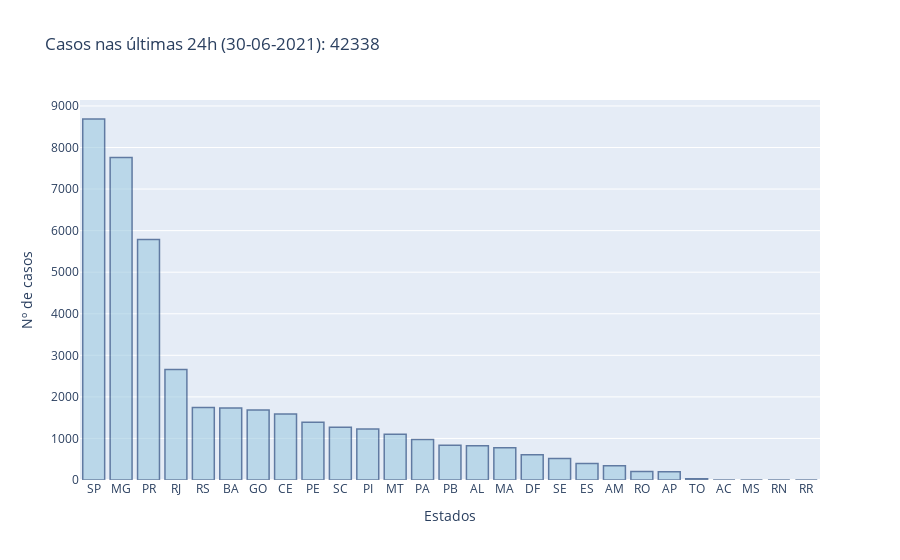

The cell this chart's notebook holds for it:
### Code cell
#Casos 24h
barra_vertical(x=df_estados_24h.state, y=df_estados_24h.newCases.sort_values(ascending=False), hovertext=df_estados_24h.state,
            title = "Casos nas últimas 24h (" + str(ontem_str) + "): " + str(df_estados_24h_soma.newCases), xaxis_title="Estados", yaxis_title="Nº de casos")

### Figure 1 — Plotly figure (JSON) as saved in the notebook; plotly's stock layout.template omitted (floating-point values rounded to 4 significant figures)
{"data": [{"hovertext": ["SP", "MG", "PR", "RJ", "RS", "BA", "GO", "CE", "PE", "SC", "PI", "MT", "PA", "PB", "AL", "MA", "DF", "SE", "ES", "AM", "RO", "AP", "TO", "AC", "MS", "RN", "RR"], "marker": {"color": "rgb(158,202,225)", "line": {"color": "rgb(8,48,107)", "width": 1.5}}, "opacity": 0.6, "type": "bar", "x": ["SP", "MG", "PR", "RJ", "RS", "BA", "GO", "CE", "PE", "SC", "PI", "MT", "PA", "PB", "AL", "MA", "DF", "SE", "ES", "AM", "RO", "AP", "TO", "AC", "MS", "RN", "RR"], "y": [8686, 7762, 5789, 2657, 1744, 1733, 1683, 1591, 1389, 1268, 1228, 1101, 975, 839, 825, 775, 608, 516, 398, 342, 202, 197, 30, 0, 0, 0, 0]}], "layout": {"hoverlabel": {"bgcolor": "white", "font": {"family": "Rockwell", "size": 16}}, "title": {"text": "Casos nas últimas 24h (30-06-2021): 42338"}, "xaxis": {"title": {"text": "Estados"}}, "yaxis": {"title": {"text": "Nº de casos"}}}}
